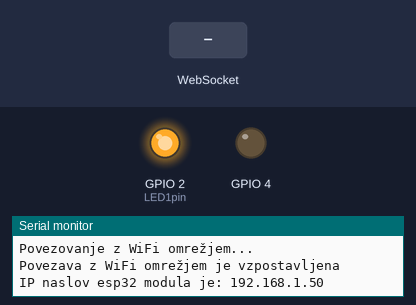
Bench run of a program on a simulated ESP32. On the bench: output pins drawn as LEDs (lit = HIGH), the last lines printed to the serial monitor. The inputs (shaded band) are chosen by the test bench. WiFi joins after 1.5 s; servers stay silent unless stated.

Above: at 4.2 s.
4.3 s: WebSocket text "0" received
At 5.1 s:
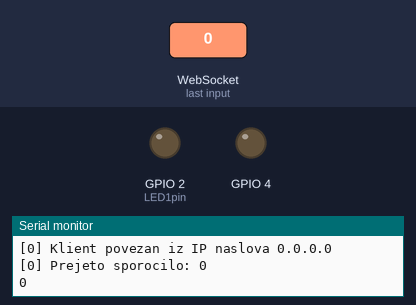
5.8 s: WebSocket text "1" received
At 6.3 s:
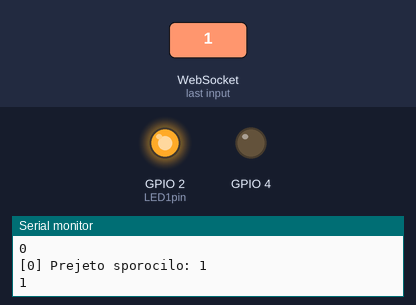
Timing chart, 0 to 8.8 s (numbered marks = the images above; inputs shaded):
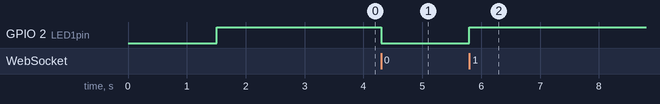

Measured:
- after the input at 4.3 s, GPIO 2 (LED1pin): HIGH → LOW at once
- after the input at 5.8 s, GPIO 2 (LED1pin): LOW → HIGH at once

The program:

main.cpp
```cpp
#include <Arduino.h>
#include "WiFi.h"
#include "WebServer.h"
#include "WebSocketsServer.h" //knjiznjica za spletne vticnike

const char* ssid = "kresilnik";
const char* password = "bled2024";

WebServer server (80);

// na vratih 81 ustvarimo streznik spletnih vticnikov web sockets serverjev

WebSocketsServer webSocket = WebSocketsServer(81);

uint8_t LED1pin = 2; //8 bitna celostevilska spremenljivka
bool LED1status = LOW; //bool spremenljivka za stanje na pinu


// vsebina HTML strani, ki se bo posredovala iz nasega esp32 spletnega streznika na
// brskalnik klienta, tu lahko dodamo tudi CSS
// nasa spletna stran bo spravljena v spremenljivki HTML tipa string
String HTML0 = "<!DOCTYPE html>\n\
<html lang='sl'>\n\
<head>\n\
    <meta charset='UTF-8'>\n\
    <meta name='viewport' content='width=device-width, initial-scale=1.0'>\n\
    <title>esp32</title>\n\
</head>\n\
<body>\n\
    <h2>Primer s spletnim vtičnikom WebSocket na portu 81</h2>\n\
    <button onclick='prižgiLED()'>Prižgi LED</button>\n\
    <button onclick='ugasniLED()'>Ugasni LED</button>\n\
    <script>\n\
        let povezava = new WebSocket('ws://192.168.1.147:81/');\n\
        function prižgiLED() \n\
        {\n\
            povezava.send('1');\n\
        }\n\
        function ugasniLED() {\n\
            povezava.send('0');\n\
        }\n\
    </script>\n\
</body>\n\
</html>";

void handle_root(){
  server.send(200, "text/html;charset=utf-8", HTML0);
}

void handle_NotFound() {
  server.send(200, "text/html", "Spletna stran ni bila najdena."); //klientu sporocimo da zahtevanje spletne strani nismo nasli na nasem strezniku
}

//***********************************************
//definicija funkcije websocket event, ki se izvede vedno ko dobimo sporocilo preko spletnega vticnika
//***********************************************

void onWebSocketEvent(uint8_t num, WStype_t type, uint8_t * payload, size_t length) {
  //dolocimo funkcionalnost glede na tip dogodka na spletnem vticniku

  switch(type) {
    case WStype_DISCONNECTED:
      Serial.printf("[%u] Klient odklopljen! \n", num);
      break;
    case WStype_CONNECTED:
      {
        IPAddress ip = webSocket.remoteIP(num);
        Serial.printf("[%u] Klient povezan iz IP naslova ", num);
        Serial.println(ip.toString());
      }
      break;

      case WStype_TEXT:
      {
        Serial.printf("[%u] Prejeto sporocilo: %s \n", num, payload); //prejeto sporocilo iz spletnega vticnika izpisemo na serijski monitor, da smo sprejeli sporocilo
        String znak = String((char) payload[0]); //prejeto sporocilo pretvorimo v string, da ga lahko enostavno primerjamo z besedilom

        Serial.println(znak); //izpis sporocila na serijski monitor

        if (znak == "1")
        { //ce je prejeto sporocilo "1" potem vklopimo LED
          digitalWrite(LED1pin, HIGH); //na nožici LED1pin zapišemo visoko vrednost - LED zasveti
        }
        else if (znak == "0")
        { //ce je prejeto sporocilo "0" potem izklopimo LED
          digitalWrite(LED1pin, LOW); //na nožici LED1pin zapišemo nizko vrednost - LED ugasne
        }
      }

    default:
      break;
    }
}

void setup() {
  // put your setup code here, to run once:
  // tu zapišemo kodo, ki se izvede le enkrat - nastavitve
  Serial.begin(115200);

  WiFi.mode(WIFI_STA);
  WiFi.begin(ssid,password);

  while (WiFi.status() != WL_CONNECTED)
  {
    delay(500);
    Serial.println("Povezovanje z WiFi omrežjem...");
  }

  Serial.println("Povezava z WiFi omrežjem je vzpostavljena");
  Serial.print("IP naslov esp32 modula je: ");
  Serial.println(WiFi.localIP());

  server.on("/", handle_root);
  server.onNotFound(handle_NotFound); // v primeru da spletne strani ni na strezniku
  server.begin();

  //pozenemo web socket streznik

  webSocket.begin();
  webSocket.onEvent(onWebSocketEvent);

  pinMode(2, OUTPUT);
  pinMode(4,OUTPUT);
  digitalWrite(2, HIGH); // na nožici 2 zapišemo visoko vrednost - LED zasveti
  delay(500);
  digitalWrite(4, LOW);
  delay(500); // zakasnitev izvedbe programa za specificiran čas v milisekundah, 1000 ms = 1 s
  digitalWrite(2, HIGH); // na nožici 2 zapišemo nizko vrednost - LED ugasne
  delay(500); // zakasnitev izvedbe programa za specificiran čas v milisekundah, 1000 ms = 1 s
  digitalWrite(4, LOW);
}


void loop() {
  server.handleClient();

  webSocket.loop();
}
```
